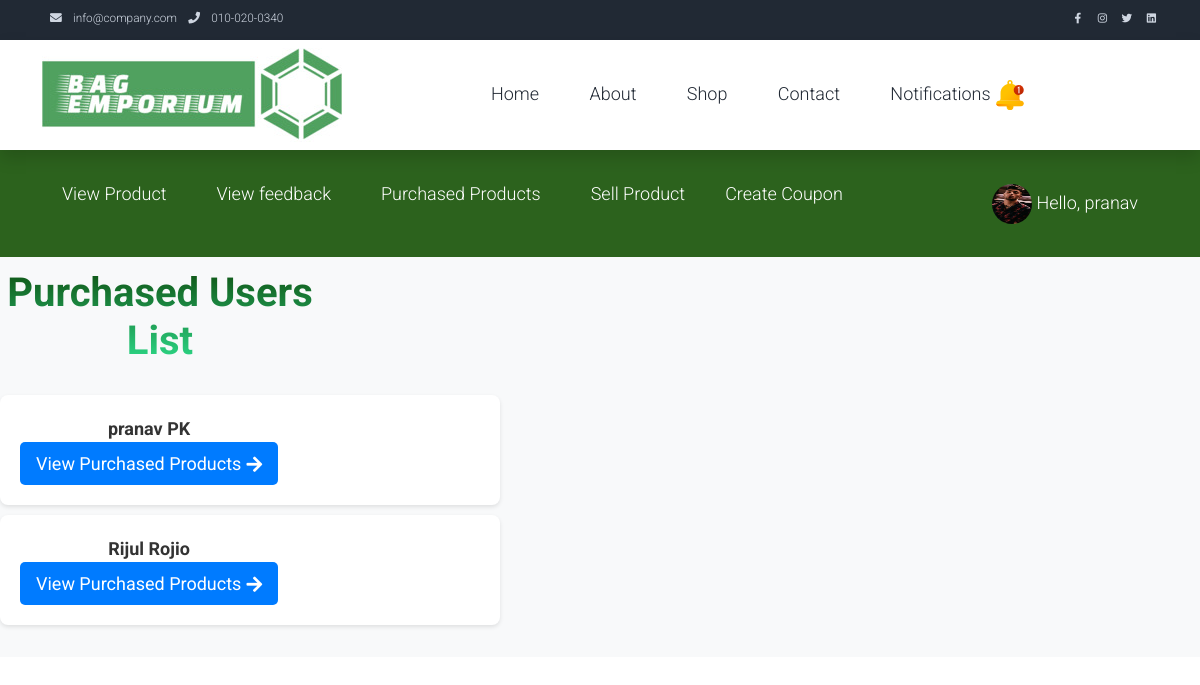
Page /myauth/seller_product_user_view/ (signed in) on the committed database.
### myauth/models.py (models this page shows, shortened)
class User(AbstractUser):
    class Role(models.TextChoices):
        ADMIN="ADMIN",'Admin'
        CUSTOMER="CUSTOMER",'Customer'
        DELIVERYBOY="DELIVERYBOY",'deliveryboy'
        SELLER="SELLER",'Seller'
    role = models.CharField(max_length=50,choices=Role.choices)

class SellerProfile(models.Model):
    user = models.OneToOneField(User, on_delete=models.CASCADE)
    phone = models.CharField(max_length=15, unique=True)
    alt_phone = models.CharField(max_length=12, unique=True)
    profile_picture = models.ImageField(upload_to='profile_pictures/', null=True, blank=True)
    gst = models.CharField(max_length=15)
    company_name = models.CharField(max_length=100)
    country = models.CharField(max_length=100)
    pincode = models.CharField(max_length=6)
    state = models.CharField(max_length=50)
    city = models.CharField(max_length=50)
    address = models.CharField(max_length=255)
    latitude = models.CharField(max_length=20, null=True, blank=True)  # Example length for latitude
    longitude = models.CharField(max_length=20, null=True, blank=True)  # Example length for longitude
    is_approved = models.BooleanField(default=False)
    incorporation_certificate = models.FileField(upload_to='incorporation_certificates/', null=True, blank=True)

### myauth/views.py (the view)
# urls.py: path('seller_product_user_view/', views.list_purchased_users_of_seller, name='list_purchased_users_of_seller'),
@login_required
def list_purchased_users_of_seller(request):
    if request.user.role == User.Role.SELLER:  # Check if the current user is a seller
        purchased_users = User.objects.filter(cart_items__product__seller_id=request.user).distinct()
        context = {
            'purchased_users': purchased_users
        }
        return render(request, 'seller_products_purchase_users.html', context)
    else:
        return render(request, 'error_page.html', {'error_message': 'You are not authorized to view this page.'})

### templates/seller_products_purchase_users.html (shortened to what this page needs)
{% load static %}
<!DOCTYPE html>
<html lang="en">
<head>
    <link rel="stylesheet" href="{% static 'assets/css/bootstrap.min.css' %}">
    <link rel="stylesheet" href="{% static 'assets/css/templatemo.css' %}">
    <link rel="stylesheet" href="{% static 'assets/css/custom.css' %}">
    <link rel="stylesheet" href="{% static 'assets/css/fontawesome.min.css' %}">
</head>
<body>
    <nav class="navbar navbar-expand-lg bg-dark navbar-light d-none d-lg-block" id="templatemo_nav_top">
        <div class="container text-light">
            <div class="w-100 d-flex justify-content-between">
                <div>
                    <i class="fa fa-envelope mx-2"></i>
                    <a class="navbar-sm-brand text-light text-decoration-none" href="mailto:info@company.com">info@company.com</a>
                    <i class="fa fa-phone mx-2"></i>
                    <a class="navbar-sm-brand text-light text-decoration-none" href="tel:010-020-0340">010-020-0340</a>
                </div>
                <div>
                    <a class="text-light" href="https://fb.com/templatemo" target="_blank" rel="sponsored"><i class="fab fa-facebook-f fa-sm fa-fw me-2"></i></a>
                    <a class="text-light" href="https://www.instagram.com/" target="_blank"><i class="fab fa-instagram fa-sm fa-fw me-2"></i></a>
                    <a class="text-light" href="https://twitter.com/" target="_blank"><i class="fab fa-twitter fa-sm fa-fw me-2"></i></a>
                    <a class="text-light" href="https://www.linkedin.com/" target="_blank"><i class="fab fa-linkedin fa-sm fa-fw"></i></a>
                </div>
            </div>
        </div>
    </nav>
    <nav class="navbar navbar-expand-lg navbar-light shadow">
        <div class="container d-flex justify-content-between align-items-center">
            <img class="img-fluid" src="{% static 'assets/img/logo3.jpg' %}" alt="">
            <div class="align-self-center collapse navbar-collapse flex-fill  d-lg-flex justify-content-lg-between" id="templatemo_main_nav">
                <div class="flex-fill">
                    <ul class="nav navbar-nav d-flex justify-content-between mx-lg-auto">
                        <li class="nav-item">
                            <a class="nav-link" href="http://127.0.0.1:8000/myauth/seller_dashboard/">Home</a>
                        </li>
                        <li class="nav-item">
                            <a class="nav-link" href="#about">About</a>
                        </li>
                        <li class="nav-item">
                            <a class="nav-link" href="shop.html">Shop</a>
                        </li>
                        <li class="nav-item">
                            <a class="nav-link" href="#contact">Contact</a>
                        </li>
                        <li class="nav-item">
                            <a class="nav-link" href="#contact">Notifications </a>
                        </li>
                </div>
                </div>
            </div>
    </nav>
    <!DOCTYPE html>
    <html lang="en">
    <head>
    </head>
    <body>
        <header>
            <div class="container">
                <nav>
                    <div class="profile-logout">
                    <ul class="nav-links">
                        <li><a href="http://127.0.0.1:8000/myauth/seller_prodview/">View Product</a></li>
                        <li><a href="#">View feedback</a></li>
                        <li><a href="http://127.0.0.1:8000/myauth/seller_product_user_view/">Purchased Products</a></li>
                        <div class="profile-logout">
                            <li class="dropdown">
                                <a href="#">Sell Product</a>
                            </li>
                        <li class="dropdown">
                            <a href="#">Create Coupon</a>
                        </li>
                        </div>
                    </ul>
                </nav>
                <div class="profile-logout">
                    <div class="dropdown">
                        <a href="#" class="user">
                            <img src="{{ user.sellerprofile.profile_picture.url }}" alt="Profile Picture" style="width: 40px; height: 40px; border-radius: 50%;">
                            Hello, {{ user.first_name }}
                        </a>
                    </div>
                </div>
            </div>
        </header>
    </body>
    </html>
<!DOCTYPE html>
<html lang="en">
<head>
    <link rel="stylesheet" href="https://cdnjs.cloudflare.com/ajax/libs/font-awesome/5.15.4/css/all.min.css">
</head>
<div class="bodyyy">
<body>
    <div class="containerr">
        <h1 class="grad-text"> Purchased Users List</h1>
        <ul>
            {% for user in purchased_users %}
            <div class="lli">
                <li>
                    <span class="username">{{ user.first_name }} {{ user.last_name }}</span>
                    <form action="{% url 'view_purchased_products' user.id %}" method="GET">
                        <button type="submit">View Purchased Products <i class="fas fa-arrow-right button-icon"></i></button>
                    </form>
                </li>
            </div>
            {% endfor %}
        </ul>
    </div>
</body>
</div>
</html>

### static/assets/css/templatemo.css (style rules this page uses)
body, ul, li, p, a, label, input, div { font-family: 'Roboto', sans-serif; font-size: 18px !important; font-weight: 300 !important; }
.text-light { color: #cfd6e1 !important; }
.bg-dark { background-color: #212934 !important; }
#templatemo_nav_top { min-height: 40px; }
#templatemo_nav_top * { font-size: .9em !important; }
#templatemo_main_nav a { color: #212934; }
@media (min-width: 768px) { #templatemo_main_nav .navbar-nav { max-width: 450px; } }
@media (min-width: 992px) { #templatemo_main_nav .navbar-nav { max-width: 550px; } }

### templates/seller_products_purchase_users.html (style rules this page uses)
body { font-family: Arial, sans-serif; margin: 0; padding: 0; }
header { background-color: #2c621d; color: #fff; padding: 20px 0; text-align: center; }
.container { display: flex; justify-content: space-between; align-items: center; }
.nav-links { display: flex; align-items: start; }
.nav-links li { margin-right: 10px; list-style: none; }
.nav-links li a { color: #fff; text-decoration: none; padding: 10px 20px; border-radius: 5px; transition: background-color 0.3s ease; }
.dropdown { position: relative; display: block; }
.profile-logout { display: flex; align-items: center; }
.profile-logout .dropdown { margin-right: 0px; }
.profile-logout a { color: #fff; text-decoration: none; padding: 10px 20px; border-radius: 5px; transition: background-color 0.3s ease; display: block; }
.grad-text { background: -webkit-linear-gradient(#0f5112, #2ede8c); -webkit-background-clip: text; -webkit-text-fill-color: transparent; font-weight: bold; }
.bodyyy { font-family: 'Arial', sans-serif; background-color: #f8f9fa; margin: 0; padding: 0; display: flex; justify-content: center; align-items: center; min-height: 50vh; }
.containerr { text-align: center; max-width: 600px; width: 400%; margin-right: 700px; }
h1 { color: #333; margin-bottom: 30px; margin-right: 180px; }
ul { padding: 0; list-style: none; margin-bottom: 20px; }
.lli { background-color: #fff; border-radius: 8px; padding: 20px; margin-bottom: 10px; display: flex; justify-content: space-between; align-items: center; box-shadow: 0 2px 4px rgba(0, 0, 0, 0.1); transition: transform 0.3s ease; }
.username { font-weight: bold; font-size: 18px; color: #333; }
button { background-color: #007bff; color: #fff; border: none; padding: 8px 16px; border-radius: 5px; cursor: pointer; transition: background-color 0.3s ease; display: flex; align-items: center; }
.button-icon { margin-left: 5px; }

### rows in the picture
User: sellerprofile.profile_picture (picture), first_name "pranav"
User: first_name "pranav", last_name "PK"
User: first_name "Rijul", last_name "Rojio"
